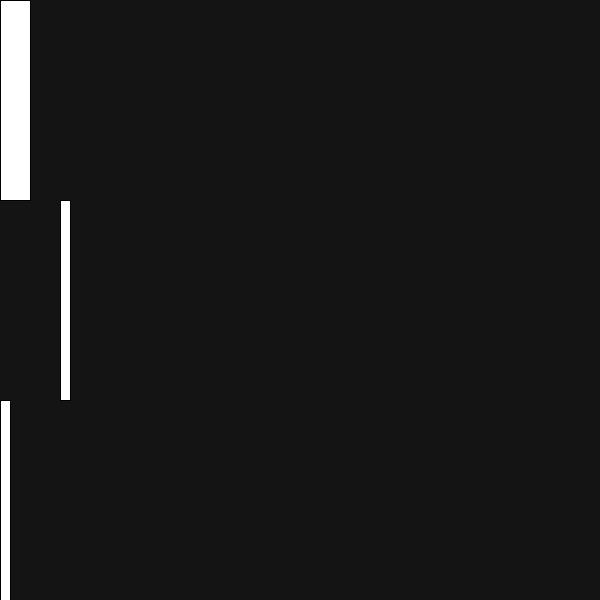
Frame 1 (no input)
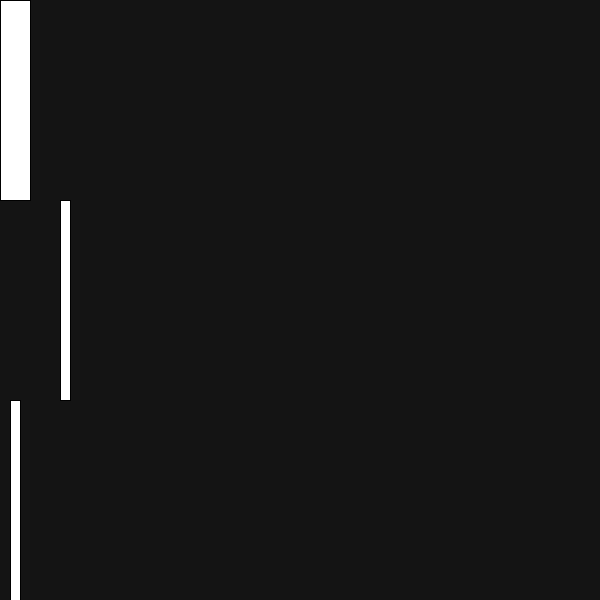
Frame 60 (the mouse pressed at the canvas centre just before this capture)
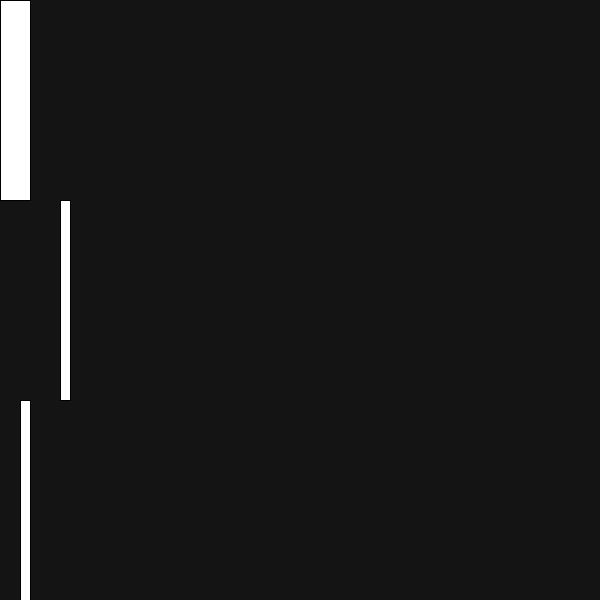
Frame 120 (the mouse held since frame 60 and released just before this capture)

The Processing sketch that drew these frames (run headless with seeded random() and noise(); from frame 60 on, the mouse is pressed at the canvas centre):

// Processing sketch: question9
// ── question9.pde
void setup() {
  size(600, 600);
}

void draw() {
  background(20);
  
  fill(255);
  
  float hourPos = map(hour(), 0,60, 0, width);
  rect(hourPos, 0, width/20, 200);
  
  float minutePos = map(minute(),0,60,0, width);
  rect(minutePos, 200,width/60,200);
  
  float secondPos = map(second(), 0, 60, 0, width);
  rect(secondPos, 400, width/60, 600);
}
